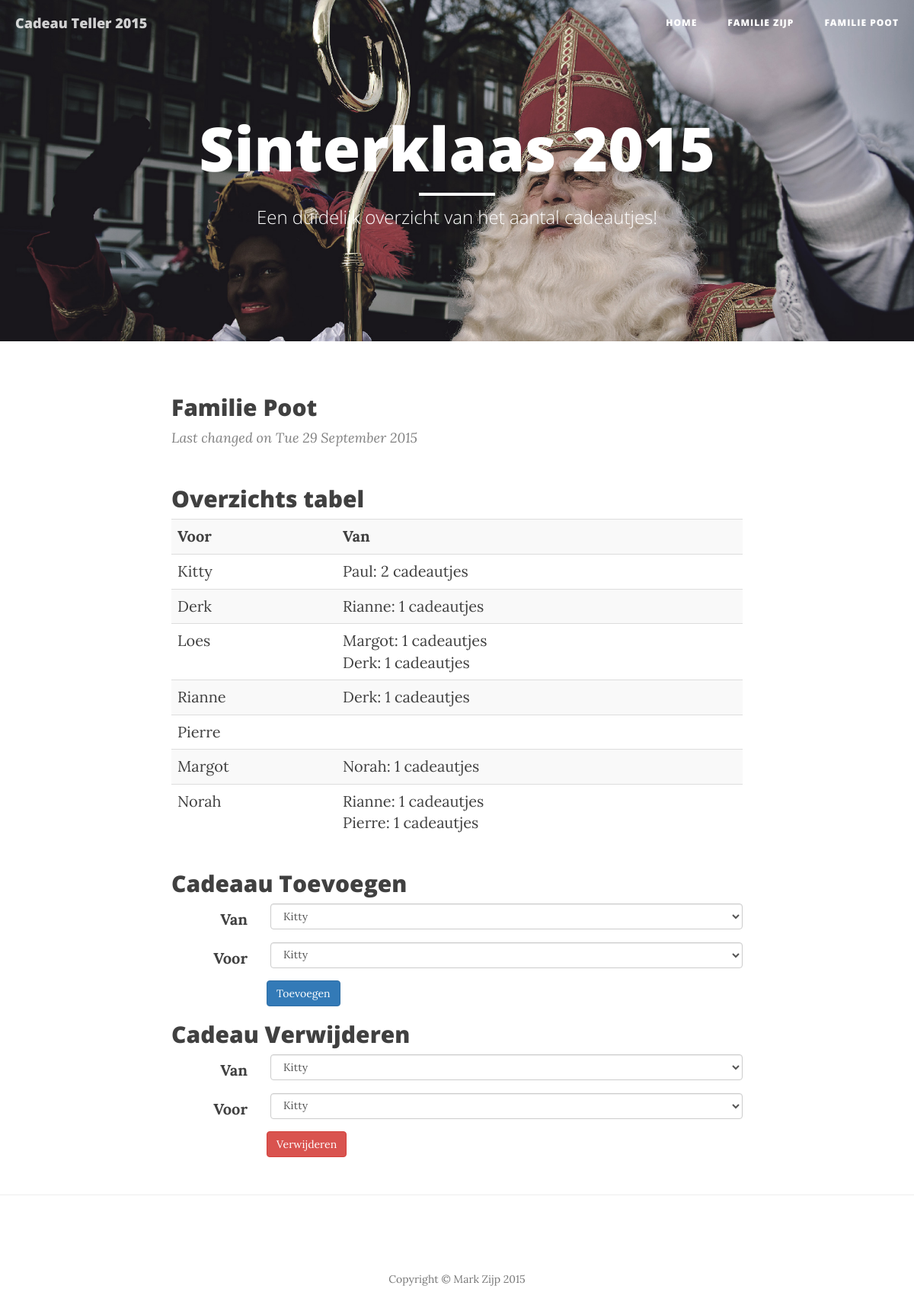
Screenshot of /familiepoot.php with the database file from the repository.
### tables this page shows
CREATE TABLE IF NOT EXISTS `personen` (
  `id` int(10) unsigned NOT NULL AUTO_INCREMENT,
  `naam` varchar(100) NOT NULL,
  `familie` varchar(4) NOT NULL,
  PRIMARY KEY (`id`)
);

### getdata.php (called while the page is built, shortened)
<?php
$servername = "localhost";
$username = "root";
$password = "";
$database = "cadeautjes";
$conn = new mysqli($servername, $username, $password, $database);
$personen = array();
$sql = "SELECT naam, familie FROM personen";
$result = $conn->query($sql);
if ($result->num_rows > 0) {
    while($row = $result->fetch_assoc()) {
        array_push($personen,
            array(
                $row['naam'],
                0,
                $row['familie']
            )
        );
    }
} else {
    echo "Error loading personen";
}
$sql = "SELECT cadeautjes.id, p.naam AS 'van', p2.naam AS 'voor' FROM `cadeautjes`
INNER JOIN personen AS p
ON cadeautjes.van = p.id
INNER JOIN personen AS p2
ON cadeautjes.voor = p2.id
";
$result = $conn->query($sql);
if ($result->num_rows > 0) {
    while($row = $result->fetch_assoc()) {
        foreach($personen as $key => $item){
            if($item[0] == $row['voor']){
                $personen[$key][1] += 1;
                break;
            }
        }
    }
} else {
    echo "0 results";
}
$lastchanged = array();
$sql = "SELECT * FROM lastchanged";
$result = $conn->query($sql);
if ($result->num_rows > 0) {
    while($row = $result->fetch_assoc()) {
        $time = strtotime($row['tijd']);
        $bla = date("D d F Y", $time);
        $lastchanged[$row['familie']] = $bla;
        if($row['laatste']){
            $lastchanged['laatste'] = $bla;
        }
    }
} else {
    echo "0 results";
}
?>

### familiepoot.php (the view, shortened to what this page needs)
<?php include('getdata.php'); ?>
    <!DOCTYPE html>
    <html lang="en">
    <head>
        <link href="css/bootstrap.min.css" rel="stylesheet">
        <link href="css/clean-blog.min.css" rel="stylesheet">
    </head>
    <body>
        <nav class="navbar navbar-default navbar-custom navbar-fixed-top">
            <div class="container-fluid">
                <div class="navbar-header page-scroll">
                    <a class="navbar-brand" href="index.php">Cadeau Teller 2015</a>
                </div>
                <div class="collapse navbar-collapse" id="bs-example-navbar-collapse-1">
                    <ul class="nav navbar-nav navbar-right">
                        <li>
                            <a href="index.php">Home</a>
                        </li>
                        <li>
                            <a href="familiezijp.php">Familie Zijp</a>
                        </li>
                        <li>
                            <a href="familiepoot.php">Familie Poot</a>
                        </li>
                    </ul>
                </div>
            </div>
        </nav>
        <header class="intro-header" style="background-image: url('img/home-bg.jpg')">
            <div class="container">
                <div class="row">
                    <div class="col-lg-8 col-lg-offset-2 col-md-10 col-md-offset-1">
                        <div class="site-heading">
                            <h1>Sinterklaas 2015</h1>
                            <hr class="small">
                            <span class="subheading">Een duidelijk overzicht van het aantal cadeautjes!</span>
                        </div>
                    </div>
                </div>
            </div>
        </header>
        <div class="container">
            <div class="row">
                <div class="col-lg-8 col-lg-offset-2 col-md-10 col-md-offset-1">
                    <div class="post-preview">
                        <h2 class="post-title">
                            Familie Poot
                        </h2>
                        <p class="post-meta">Last changed on
                            <?php echo $lastchanged['poot'] ?>
                        </p>
                    </div>
                </div>
            </div>
            <div class="row">
                <div class="col-lg-8 col-lg-offset-2 col-md-10 col-md-offset-1">
                    <div class="post-preview">
                        <h2 class="post-title">
                            Overzichts tabel
                        </h2>
                        <table class="table table-striped">
                            <tr>
                                <th>Voor</th>
                                <th>Van</th>
                            </tr>
                            <?php
foreach($personen as $item){
    if($item[2] == "zijp") continue;
    echo "<tr><td>" . $item[0] . "</td><td>";
    $giftpersons = array();
    foreach($cadeautjes as $cad){
        if($cad[1] == $item[0]){
            if(array_key_exists($cad[0], $giftpersons)){
                $giftpersons[$cad[0]] += 1;
            }else{
                $giftpersons[$cad[0]] = 1;
            }
        }
    }
    foreach($giftpersons as $key => $value){
        echo $key . ": " . $value . " cadeautjes<br />";
    }
    echo "</td></tr>";
}
?>
                        </table>
                    </div>
                </div>
            </div>
            <div class="row">
                <div class="col-lg-8 col-lg-offset-2 col-md-10 col-md-offset-1">
                    <div class="post-preview">
                        <h2 class="post-title">
                            Cadeaau Toevoegen
                        </h2>
                        <form action="addentry.php" method="get" class="form-horizontal">
                            <div class="form-group">
                                <label class="col-sm-2 control-label">Van</label>
                                <div class="col-sm-10">
                                    <select class="form-control" name="van">
                                        <?php
    foreach($personen as $key => $item){
        echo "<option value='" . $key . "'>" . $item[0] . "</option>";
    }
?>
                                    </select>
                                </div>
                            </div>
                            <div class="form-group">
                                <label class="col-sm-2 control-label">Voor</label>
                                <div class="col-sm-10">
                                    <select class="form-control" name="voor">
                                        <?php
    foreach($personen as $key => $item){
        if($item[2] == "zijp") continue;
        echo "<option value='" . $key . "'>" . $item[0] . "</option>";
    }
?>
                                    </select>
                                </div>
                            </div>
                            <div class="col-sm-2"></div>
                            <div class="col-sm10">
                                <button type="submit" class="btn btn-primary">Toevoegen</button>
                            </div>
                        </form>
                    </div>
                </div>
            </div>
            <div class="row">
                <div class="col-lg-8 col-lg-offset-2 col-md-10 col-md-offset-1">
                    <div class="post-preview">
                        <h2 class="post-title">
                            Cadeau Verwijderen
                        </h2>
                        <form action="removeentry.php" method="get" class="form-horizontal">
                            <div class="form-group">
                                <label class="col-sm-2 control-label">Van</label>
                                <div class="col-sm-10">
                                    <select class="form-control" name="van" id="delvan">
                                        <?php
    foreach($personen as $key => $item){
        echo "<option value='" . $key . "'>" . $item[0] . "</option>";
    }
?>
                                    </select>
                                </div>
                            </div>
                            <div class="form-group">
                                <label class="col-sm-2 control-label">Voor</label>
                                <div class="col-sm-10">
                                    <select class="form-control" name="voor" id="delvoor">
                                        <?php
    foreach($personen as $key => $item){
        if($item[2] == "zijp") continue;
        echo "<option value='" . $key . "'>" . $item[0] . "</option>";
    }
?>
                                    </select>
                                </div>
                            </div>
                            <div class="col-sm-2"></div>
                            <div class="col-sm10">
                                <button onclick="var van = document.getElementById('delvan').options[document.getElementById('delvan').selectedIndex].text; var voor = document.getElementById('delvoor').options[document.getElementById('delvoor').selectedIndex].text;return confirm('Je staat op het punt een cadeautje te verwijderen van '+van+' voor '+ voor+'. Weet je het zeker?');" type="submit" class="btn btn-danger">Verwijderen</button>
                            </div>
                        </form>
                        <br/>
                    </div>
                </div>
            </div>
        </div>
        <hr>
        <footer>
            <div class="container">
                <div class="row">
                    <div class="col-lg-8 col-lg-offset-2 col-md-10 col-md-offset-1">
                        <p class="copyright text-muted">Copyright &copy; Mark Zijp 2015</p>
                    </div>
                </div>
            </div>
        </footer>
    </body>
    </html>

### rows the page displays
personen: naam "Kitty", key "Paul", value "2"
personen: naam "Derk", key "Rianne", value "1"
personen: naam "Loes", key "Margot", value "1", key "Derk"
personen: naam "Rianne", key "Derk", value "1"
personen: naam "Pierre"
personen: naam "Margot", key "Norah", value "1"
personen: naam "Norah", key "Rianne", value "1", key "Pierre"

### other values shown
$lastchanged['poot'] "Tue 29 September 2015"
form field van "Kitty"
form field voor "Kitty"
